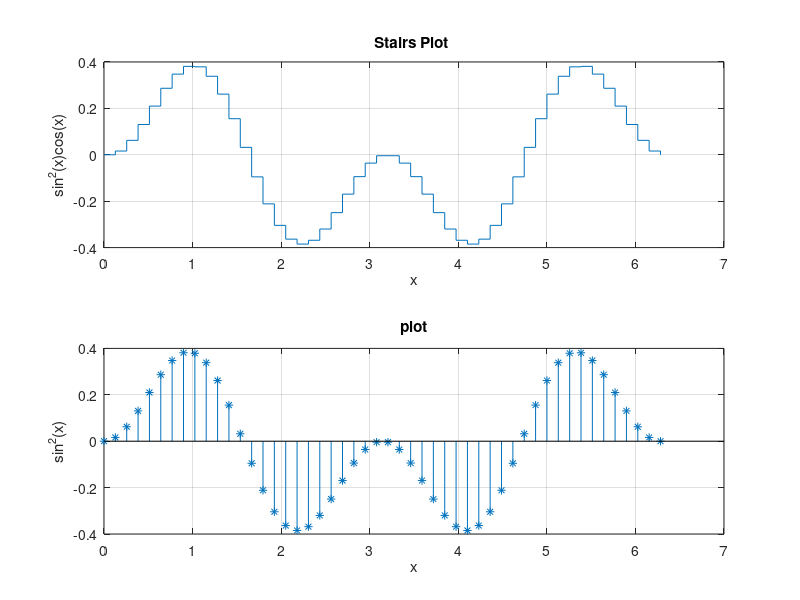

The MATLAB script that drew this image:

x = linspace(0, 2*pi, 50);
y = (sin(x).^2) .* cos(x);

subplot(2,1,1);
stairs(x, y, '-');
grid on;
title('Stairs Plot ');
xlabel('x');
ylabel('sin^2(x)cos(x)');



subplot(2,1,2);
stem(x, y, '*');
grid on;
xlabel('x')
ylabel ('sin^2(x)')
title('plot')